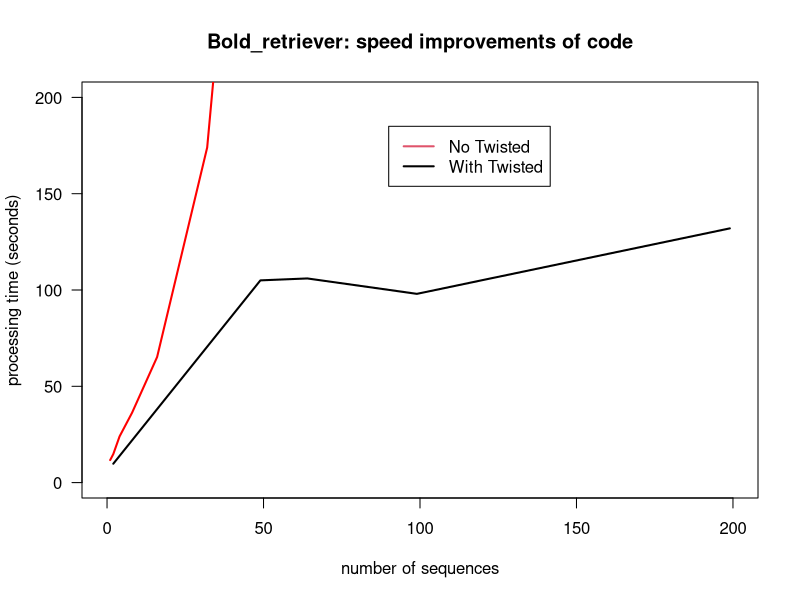

Here is the R script that generated this plot:
library(stats)

# using simple twisted alone tw2 branch
number_seqs <- c(2, 49,  64, 99, 199)
time <- c(    9.8, 105, 106, 98, 132)
plot(time ~ number_seqs, main="Bold_retriever: speed improvements of code", xlab="number of sequences", 
     ylab="processing time (seconds)", 
     type="l", col="black",
     lwd="2", xlim=c(0,200), las=1, ylim=c(0,200))
fit <- lm(time ~ number_seqs)


# no_threads
number_seqs <- c(1,     2,     4,     8,     16, 32, 64)
time <- c( 11.695, 14.804, 23.96, 36.28, 65.195,174,743)
lines(time ~ number_seqs, col="red", lwd="2")
fit <- lm(time ~ number_seqs)
# constant 5.14
#abline(lsfit(number_seqs, time))


legend(90,185,c("No Twisted", "With Twisted"), col=c(2,1), lty=c(1,1),
       lwd=c(2,2))

